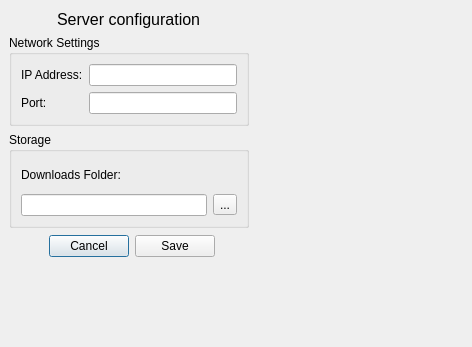
<?xml version="1.0" encoding="UTF-8"?>
<ui version="4.0">
 <class>settingsdialog</class>
 <widget class="QDialog" name="settingsdialog">
  <property name="geometry">
   <rect>
    <x>0</x>
    <y>0</y>
    <width>472</width>
    <height>347</height>
   </rect>
  </property>
  <property name="windowTitle">
   <string>Dialog</string>
  </property>
  <widget class="QWidget" name="">
   <property name="geometry">
    <rect>
     <x>9</x>
     <y>9</y>
     <width>240</width>
     <height>219</height>
    </rect>
   </property>
   <layout class="QVBoxLayout" name="verticalLayout_3">
    <item>
     <layout class="QVBoxLayout" name="verticalLayout_2">
      <item>
       <layout class="QHBoxLayout" name="main">
        <item>
         <spacer name="horizontalSpacer_3">
          <property name="orientation">
           <enum>Qt::Orientation::Horizontal</enum>
          </property>
          <property name="sizeHint" stdset="0">
           <size>
            <width>40</width>
            <height>20</height>
           </size>
          </property>
         </spacer>
        </item>
        <item>
         <widget class="QLabel" name="NAME">
          <property name="font">
           <font>
            <pointsize>12</pointsize>
           </font>
          </property>
          <property name="text">
           <string>Server configuration</string>
          </property>
         </widget>
        </item>
        <item>
         <spacer name="horizontalSpacer_4">
          <property name="orientation">
           <enum>Qt::Orientation::Horizontal</enum>
          </property>
          <property name="sizeHint" stdset="0">
           <size>
            <width>40</width>
            <height>20</height>
           </size>
          </property>
         </spacer>
        </item>
       </layout>
      </item>
      <item>
       <widget class="QGroupBox" name="groupBox">
        <property name="title">
         <string>Network Settings</string>
        </property>
        <layout class="QGridLayout" name="gridLayout">
         <item row="0" column="0">
          <layout class="QHBoxLayout" name="address">
           <item>
            <widget class="QLabel" name="Sc_L_constIP">
             <property name="text">
              <string>IP Address:</string>
             </property>
            </widget>
           </item>
           <item>
            <widget class="QLineEdit" name="Sc_Le_IP"/>
           </item>
          </layout>
         </item>
         <item row="1" column="0">
          <layout class="QHBoxLayout" name="port">
           <item>
            <widget class="QLabel" name="Sc_constPort">
             <property name="text">
              <string>Port:           </string>
             </property>
            </widget>
           </item>
           <item>
            <widget class="QLineEdit" name="Sc_Le_port"/>
           </item>
          </layout>
         </item>
        </layout>
       </widget>
      </item>
     </layout>
    </item>
    <item>
     <widget class="QGroupBox" name="groupBox_2">
      <property name="title">
       <string>Storage</string>
      </property>
      <layout class="QGridLayout" name="gridLayout_2">
       <item row="0" column="0">
        <layout class="QVBoxLayout" name="verticalLayout">
         <item>
          <layout class="QHBoxLayout" name="horizontalLayout_4">
           <item>
            <widget class="QLabel" name="SC_L_dir">
             <property name="text">
              <string>Downloads Folder:</string>
             </property>
            </widget>
           </item>
           <item>
            <spacer name="horizontalSpacer">
             <property name="orientation">
              <enum>Qt::Orientation::Horizontal</enum>
             </property>
             <property name="sizeHint" stdset="0">
              <size>
               <width>40</width>
               <height>20</height>
              </size>
             </property>
            </spacer>
           </item>
          </layout>
         </item>
        </layout>
       </item>
       <item row="1" column="0">
        <layout class="QHBoxLayout" name="horizontalLayout">
         <item>
          <widget class="QLineEdit" name="SC_Le_dir"/>
         </item>
         <item>
          <widget class="QToolButton" name="Tb_dir">
           <property name="text">
            <string>...</string>
           </property>
          </widget>
         </item>
        </layout>
       </item>
      </layout>
     </widget>
    </item>
   </layout>
  </widget>
  <widget class="QWidget" name="">
   <property name="geometry">
    <rect>
     <x>9</x>
     <y>232</y>
     <width>206</width>
     <height>28</height>
    </rect>
   </property>
   <layout class="QHBoxLayout" name="horizontalLayout_5">
    <item>
     <spacer name="horizontalSpacer_2">
      <property name="orientation">
       <enum>Qt::Orientation::Horizontal</enum>
      </property>
      <property name="sizeHint" stdset="0">
       <size>
        <width>40</width>
        <height>20</height>
       </size>
      </property>
     </spacer>
    </item>
    <item>
     <layout class="QHBoxLayout" name="Btn">
      <item>
       <widget class="QPushButton" name="Btn_cancel">
        <property name="text">
         <string>Cancel</string>
        </property>
       </widget>
      </item>
      <item>
       <widget class="QPushButton" name="Btn_save">
        <property name="text">
         <string>Save</string>
        </property>
       </widget>
      </item>
     </layout>
    </item>
   </layout>
  </widget>
 </widget>
 <resources/>
 <connections/>
</ui>
